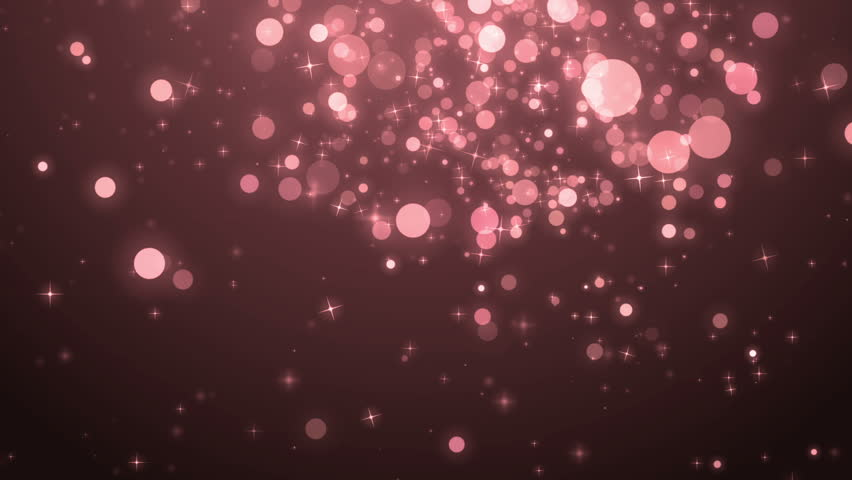
#> input picture a.jpg, 852 x 480 px
$ jupyter execute 3_numpy_built_in.ipynb
#> lines starting #> are read from the running program, lines starting #| are printed output that depends on the picture
<p style = "font-weight: bold; font-size:2vw; line-height: 1.6; background-color:#c4a9b8;"> Built-in functions for image processing with numpy </p>

[cell 1]
from PIL import Image
import numpy

pic = Image.open("a.jpg")
#> pic is the input picture: PIL image 852x480 RGB; mean R, G, B 92.4, 51.6, 54.9

[cell 2]
# Convert to grayscale:
pixel_array_grayscale = numpy.array(pic.convert('L'))
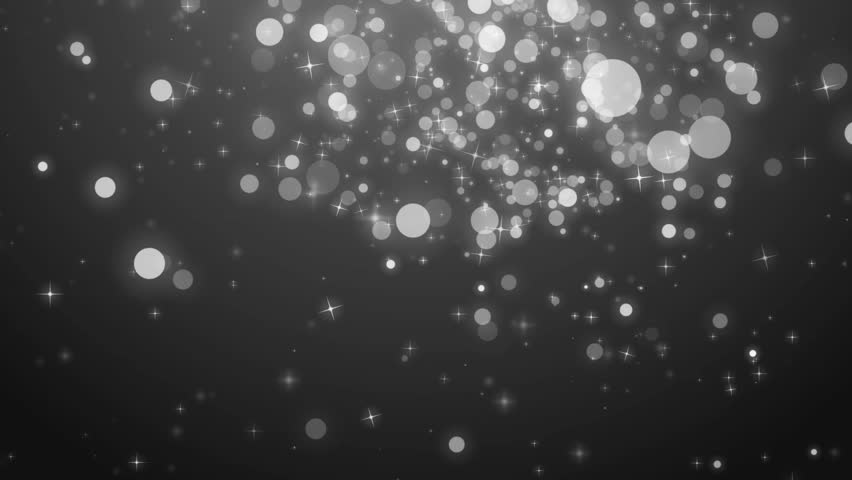
#> pixel_array_grayscale: shape (480, 852); min 10, max 252, mean 64.2
pic_grayscale = Image.fromarray(pixel_array_grayscale).save('a_gr.png')

[cell 3]
# Resize image
pixel_array_resize = numpy.array(pic.resize((200,200)))
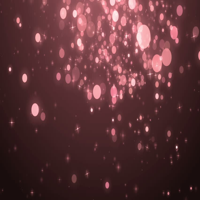
#> pixel_array_resize: shape (200, 200, 3); mean R, G, B 92.4, 51.6, 54.9
print("After resizing:",pixel_array_resize.shape)
#| After resizing: (200, 200, 3)
pic_resize = Image.fromarray(pixel_array_resize).save('a_resize.png')

[cell 4]
# Trim image
pixel_array = numpy.array(pic)
print("Before trimming:", pixel_array.shape)
#| Before trimming: (480, 852, 3)
pixel_array_trim = numpy.array(pic)[128:384, 128:384]
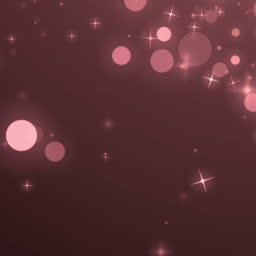
#> pixel_array_trim: shape (256, 256, 3); mean R, G, B 89.2, 48.4, 51.9
print("After trimming:",pixel_array_trim.shape)
#| After trimming: (256, 256, 3)

Image.fromarray(pixel_array_trim).save('a_trim.png')

$ run again, with b.jpg copied over a.jpg
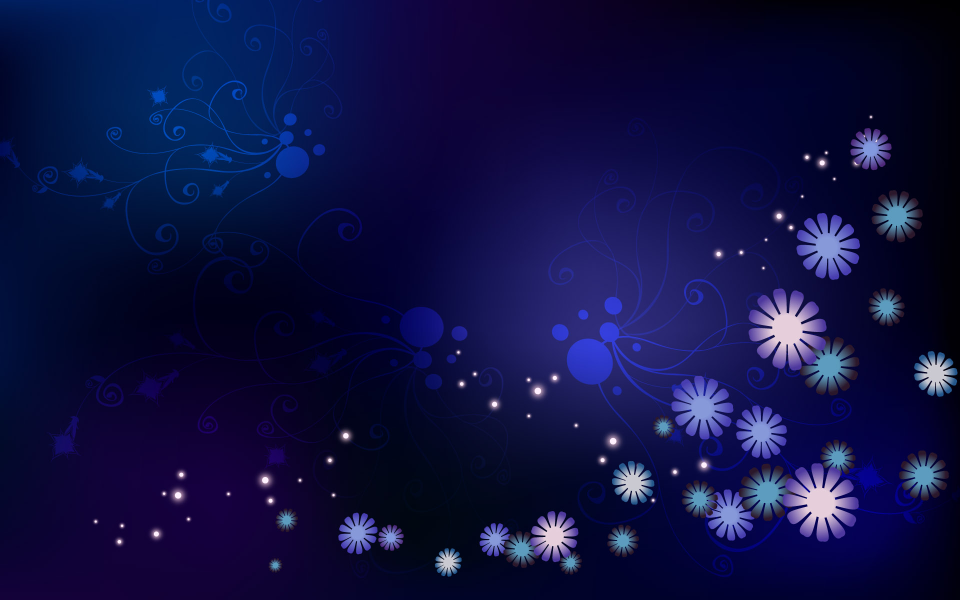
#> input picture b.jpg, 1920 x 1200 px (shown at 1/2 size)
#> pic is the input picture: PIL image 1920x1200 RGB; mean R, G, B 15, 16.9, 66.2
#> `pixel_array_resize = numpy.array(pic.resize((200,200)))`:
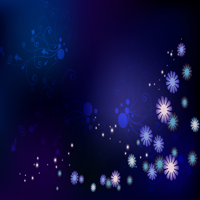
#> pixel_array_resize: shape (200, 200, 3); mean R, G, B 15.1, 16.9, 66.2
#| After resizing: (200, 200, 3)
#| Before trimming: (1200, 1920, 3)
#> `pixel_array_trim = numpy.array(pic)[128:384, 128:384]`:
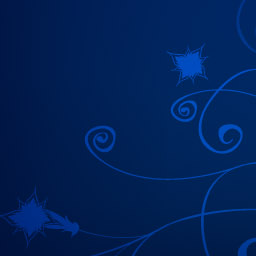
#> pixel_array_trim: shape (256, 256, 3); mean R, G, B 0.8, 33.4, 88.5
#| After trimming: (256, 256, 3)

$ run again, with c.jpg copied over a.jpg
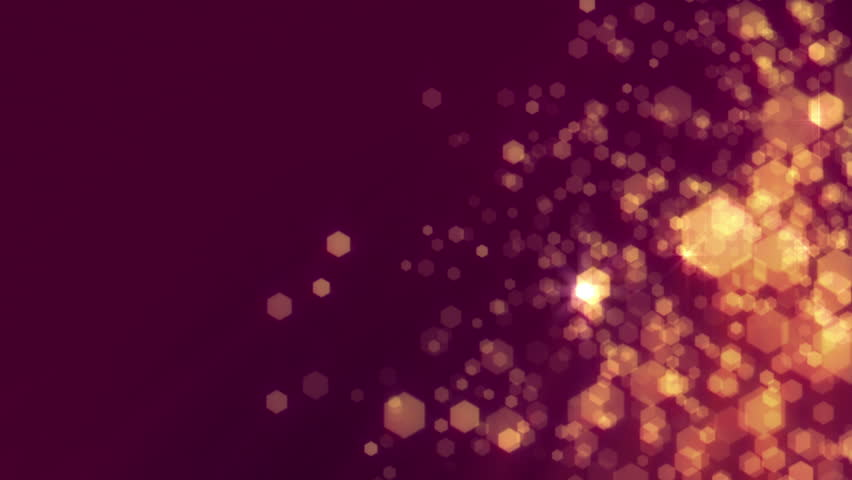
#> input picture c.jpg, 852 x 480 px
#> pic is the input picture: PIL image 852x480 RGB; mean R, G, B 96.7, 23.1, 53.8
#> `pixel_array_grayscale = numpy.array(pic.convert('L'))`:
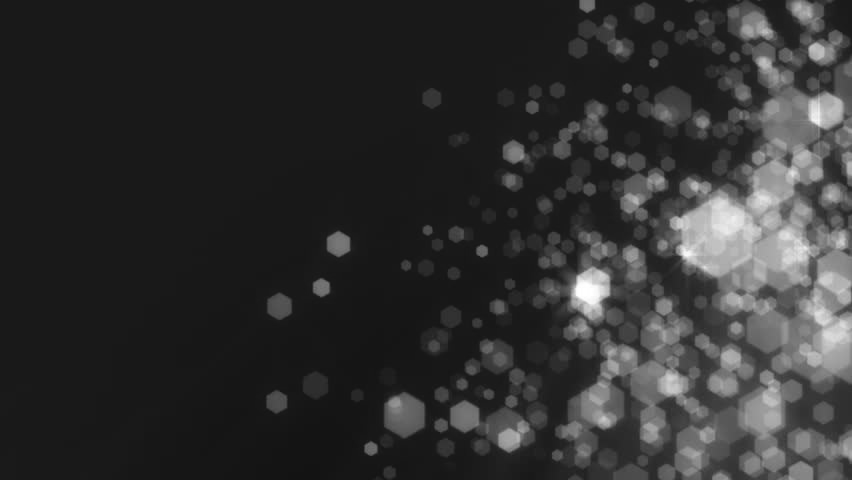
#> pixel_array_grayscale: shape (480, 852); min 19, max 255, mean 48.6
#| After resizing: (200, 200, 3)
#| Before trimming: (480, 852, 3)
#> `pixel_array_trim = numpy.array(pic)[128:384, 128:384]`:
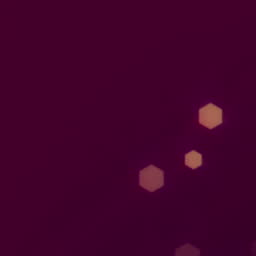
#> pixel_array_trim: shape (256, 256, 3); mean R, G, B 66.2, 1.5, 42.8
#| After trimming: (256, 256, 3)

$ run again, with d.jpg copied over a.jpg
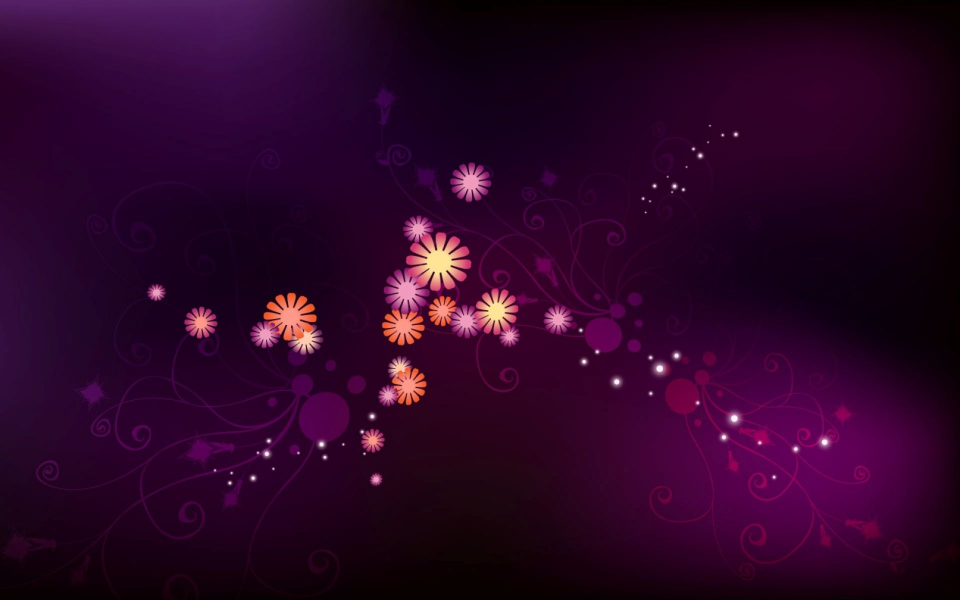
#> input picture d.jpg, 1920 x 1200 px (shown at 1/2 size)
#> pic is the input picture: PIL image 1920x1200 RGB; mean R, G, B 44.2, 4.9, 39.2
#> `pixel_array_resize = numpy.array(pic.resize((200,200)))`:
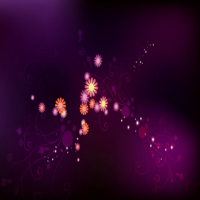
#> pixel_array_resize: shape (200, 200, 3); mean R, G, B 44.2, 4.9, 39.2
#| After resizing: (200, 200, 3)
#| Before trimming: (1200, 1920, 3)
#> `pixel_array_trim = numpy.array(pic)[128:384, 128:384]`:
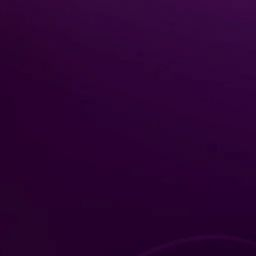
#> pixel_array_trim: shape (256, 256, 3); mean R, G, B 43.5, 2.4, 51.2
#| After trimming: (256, 256, 3)
